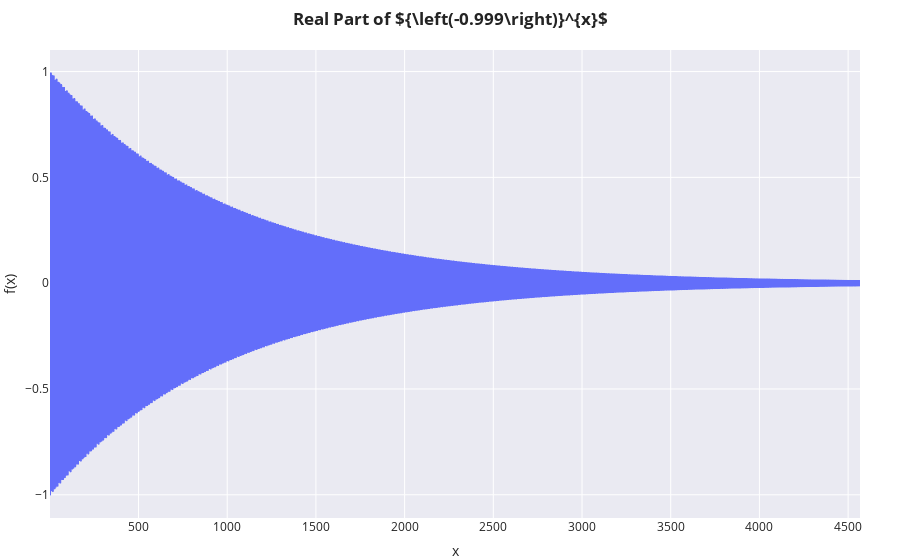

Notebook code cell kept with this figure:
### Markdown cell above
## Opgave 37

### Code cell
from dtumathtools import *

x = symbols('x')
f = (-0.999)**x

plot = dtuplot.plot(re(f), (x, 1, 4567), n = 10000, title=f'Real Part of ${latex(f)}$', show=False)
plot.show()

### Figure 1 — Plotly figure (JSON) as saved in the notebook; plotly's stock layout.template omitted (floating-point values rounded to 4 significant figures; data arrays with more than 128 entries replaced by an {"elided": "..."} marker saying what was removed)
{"data": [{"line": {"color": "#636EFA"}, "mode": "lines", "name": "re((-0.999)**x)", "showlegend": true, "type": "scattergl", "x": {"elided": "10000 float values"}, "y": {"elided": "10000 float values"}}], "layout": {"margin": {"b": 0, "l": 0, "r": 40, "t": 50}, "polar": {"angularaxis": {"direction": "counterclockwise", "rotation": 0}}, "scene": {"aspectratio": {}, "camera": {}, "xaxis": {"showgrid": true, "title": {"text": "x"}, "visible": true, "zeroline": true}, "yaxis": {"showgrid": true, "title": {"text": "f(x)"}, "visible": true, "zeroline": true}, "zaxis": {"showgrid": true, "title": {"text": ""}, "visible": true, "zeroline": true}}, "showlegend": false, "title": {"text": "<b>Real Part of ${\\left(-0.999\\right)}^{x}$</b>", "x": 0.5}, "xaxis": {"constrain": "domain", "showgrid": true, "title": {"text": "x"}, "visible": true, "zeroline": true}, "yaxis": {"showgrid": true, "title": {"text": "f(x)"}, "visible": true, "zeroline": true}}}
